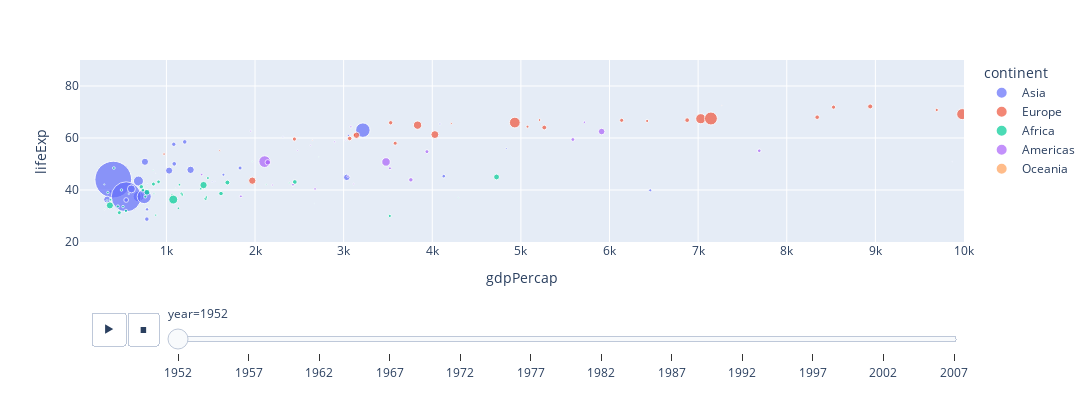

The cell this chart's notebook holds for it:
### Code cell
import plotly.io as pio
fig = px.scatter(data_df,
                x = 'gdpPercap',
                y = 'lifeExp',
                color = 'continent',
                size = 'pop', size_max = 40,hover_name ='country',
                animation_frame='year',animation_group='country',
                range_x=[25,10000],range_y=[20,90],
                height = 400,
                width = 1200)
fig.show()

### Figure 1 — Plotly figure (JSON) as saved in the notebook; plotly's stock layout.template omitted (floating-point values rounded to 4 significant figures)
{"data": [{"hovertemplate": "<b>%{hovertext}</b><br><br>continent=Asia<br>year=1952<br>gdpPercap=%{x}<br>lifeExp=%{y}<br>pop=%{marker.size}<extra></extra>", "hovertext": ["Afghanistan", "Bahrain", "Bangladesh", "Cambodia", "China", "Hong Kong, China", "India", "Indonesia", "Iran", "Iraq", "Israel", "Japan", "Jordan", "Korea, Dem. Rep.", "Korea, Rep.", "Kuwait", "Lebanon", "Malaysia", "Mongolia", "Myanmar", "Nepal", "Oman", "Pakistan", "Philippines", "Saudi Arabia", "Singapore", "Sri Lanka", "Syria", "Taiwan", "Thailand", "Vietnam", "West Bank and Gaza", "Yemen, Rep."], "ids": ["Afghanistan", "Bahrain", "Bangladesh", "Cambodia", "China", "Hong Kong, China", "India", "Indonesia", "Iran", "Iraq", "Israel", "Japan", "Jordan", "Korea, Dem. Rep.", "Korea, Rep.", "Kuwait", "Lebanon", "Malaysia", "Mongolia", "Myanmar", "Nepal", "Oman", "Pakistan", "Philippines", "Saudi Arabia", "Singapore", "Sri Lanka", "Syria", "Taiwan", "Thailand", "Vietnam", "West Bank and Gaza", "Yemen, Rep."], "legendgroup": "Asia", "marker": {"color": "#636efa", "size": [8425333, 120447, 46886859, 4693836, 556263527, 2125900, 372000000, 82052000, 17272000, 5441766, 1620914, 86459025, 607914, 8865488, 20947571, 160000, 1439529, 6748378, 800663, 20092996, 9182536, 507833, 41346560, 22438691, 4005677, 1127000, 7982342, 3661549, 8550362, 21289402, 26246839, 1030585, 4963829], "sizemode": "area", "sizeref": 824200.0, "symbol": "circle"}, "mode": "markers", "name": "Asia", "orientation": "v", "showlegend": true, "type": "scatter", "x": [779.4, 9867.0, 684.2, 368.5, 400.4, 3054.0, 546.6, 749.7, 3035.0, 4130.0, 4087.0, 3217.0, 1547.0, 1088.0, 1031.0, 108400.0, 4835.0, 1831.0, 786.6, 331, 545.9, 1828.0, 684.6, 1273.0, 6460.0, 2315.0, 1084.0, 1643.0, 1207.0, 757.8, 605.1, 1516.0, 781.7], "xaxis": "x", "y": [28.8, 50.94, 37.48, 39.42, 44, 60.96, 37.37, 37.47, 44.87, 45.32, 65.39, 63.03, 43.16, 50.06, 47.45, 55.56, 55.93, 48.46, 42.24, 36.32, 36.16, 37.58, 43.44, 47.75, 39.88, 60.4, 57.59, 45.88, 58.5, 50.85, 40.41, 43.16, 32.55], "yaxis": "y"}, {"hovertemplate": "<b>%{hovertext}</b><br><br>continent=Europe<br>year=1952<br>gdpPercap=%{x}<br>lifeExp=%{y}<br>pop=%{marker.size}<extra></extra>", "hovertext": ["Albania", "Austria", "Belgium", "Bosnia and Herzegovina", "Bulgaria", "Croatia", "Czech Republic", "Denmark", "Finland", "France", "Germany", "Greece", "Hungary", "Iceland", "Ireland", "Italy", "Montenegro", "Netherlands", "Norway", "Poland", "Portugal", "Romania", "Serbia", "Slovak Republic", "Slovenia", "Spain", "Sweden", "Switzerland", "Turkey", "United Kingdom"], "ids": ["Albania", "Austria", "Belgium", "Bosnia and Herzegovina", "Bulgaria", "Croatia", "Czech Republic", "Denmark", "Finland", "France", "Germany", "Greece", "Hungary", "Iceland", "Ireland", "Italy", "Montenegro", "Netherlands", "Norway", "Poland", "Portugal", "Romania", "Serbia", "Slovak Republic", "Slovenia", "Spain", "Sweden", "Switzerland", "Turkey", "United Kingdom"], "legendgroup": "Europe", "marker": {"color": "#EF553B", "size": [1282697, 6927772, 8730405, 2791000, 7274900, 3882229, 9125183, 4334000, 4090500, 42459667, 69145952, 7733250, 9504000, 147962, 2952156, 47666000, 413834, 10381988, 3327728, 25730551, 8526050, 16630000, 6860147, 3558137, 1489518, 28549870, 7124673, 4815000, 22235677, 50430000], "sizemode": "area", "sizeref": 824200.0, "symbol": "circle"}, "mode": "markers", "name": "Europe", "orientation": "v", "showlegend": true, "type": "scatter", "x": [1601.0, 6137.0, 8343.0, 973.5, 2444.0, 3119.0, 6876.0, 9692.0, 6425.0, 7030.0, 7144.0, 3531.0, 5264.0, 7268.0, 5210.0, 4931.0, 2648.0, 8942.0, 10100.0, 4029.0, 3068.0, 3145.0, 3581.0, 5075.0, 4215.0, 3834.0, 8528.0, 14730.0, 1969.0, 9980.0], "xaxis": "x", "y": [55.23, 66.8, 68, 53.82, 59.6, 61.21, 66.87, 70.78, 66.55, 67.41, 67.5, 65.86, 64.03, 72.49, 66.91, 65.94, 59.16, 72.13, 72.67, 61.31, 59.82, 61.05, 58.0, 64.36, 65.57, 64.94, 71.86, 69.62, 43.59, 69.18], "yaxis": "y"}, {"hovertemplate": "<b>%{hovertext}</b><br><br>continent=Africa<br>year=1952<br>gdpPercap=%{x}<br>lifeExp=%{y}<br>pop=%{marker.size}<extra></extra>", "hovertext": ["Algeria", "Angola", "Benin", "Botswana", "Burkina Faso", "Burundi", "Cameroon", "Central African Republic", "Chad", "Comoros", "Congo, Dem. Rep.", "Congo, Rep.", "Cote d'Ivoire", "Djibouti", "Egypt", "Equatorial Guinea", "Eritrea", "Ethiopia", "Gabon", "Gambia", "Ghana", "Guinea", "Guinea-Bissau", "Kenya", "Lesotho", "Liberia", "Libya", "Madagascar", "Malawi", "Mali", "Mauritania", "Mauritius", "Morocco", "Mozambique", "Namibia", "Niger", "Nigeria", "Reunion", "Rwanda", "Sao Tome and Principe", "Senegal", "Sierra Leone", "Somalia", "South Africa", "Sudan", "Swaziland", "Tanzania", "Togo", "Tunisia", "Uganda", "Zambia", "Zimbabwe"], "ids": ["Algeria", "Angola", "Benin", "Botswana", "Burkina Faso", "Burundi", "Cameroon", "Central African Republic", "Chad", "Comoros", "Congo, Dem. Rep.", "Congo, Rep.", "Cote d'Ivoire", "Djibouti", "Egypt", "Equatorial Guinea", "Eritrea", "Ethiopia", "Gabon", "Gambia", "Ghana", "Guinea", "Guinea-Bissau", "Kenya", "Lesotho", "Liberia", "Libya", "Madagascar", "Malawi", "Mali", "Mauritania", "Mauritius", "Morocco", "Mozambique", "Namibia", "Niger", "Nigeria", "Reunion", "Rwanda", "Sao Tome and Principe", "Senegal", "Sierra Leone", "Somalia", "South Africa", "Sudan", "Swaziland", "Tanzania", "Togo", "Tunisia", "Uganda", "Zambia", "Zimbabwe"], "legendgroup": "Africa", "marker": {"color": "#00cc96", "size": [9279525, 4232095, 1738315, 442308, 4469979, 2445618, 5009067, 1291695, 2682462, 153936, 14100005, 854885, 2977019, 63149, 22223309, 216964, 1438760, 20860941, 420702, 284320, 5581001, 2664249, 580653, 6464046, 748747, 863308, 1019729, 4762912, 2917802, 3838168, 1022556, 516556, 9939217, 6446316, 485831, 3379468, 33119096, 257700, 2534927, 60011, 2755589, 2143249, 2526994, 14264935, 8504667, 290243, 8322925, 1219113, 3647735, 5824797, 2672000, 3080907], "sizemode": "area", "sizeref": 824200.0, "symbol": "circle"}, "mode": "markers", "name": "Africa", "orientation": "v", "showlegend": true, "type": "scatter", "x": [2449.0, 3521.0, 1063.0, 851.2, 543.3, 339.3, 1173.0, 1071.0, 1179.0, 1103.0, 780.5, 2126.0, 1389.0, 2670.0, 1419.0, 375.6, 328.9, 362.1, 4293.0, 485.2, 911.3, 510.2, 299.9, 853.5, 298.8, 575.6, 2388.0, 1443.0, 369.2, 452.3, 743.1, 1968.0, 1688.0, 468.5, 2424.0, 761.9, 1077.0, 2719.0, 493.3, 879.6, 1450.0, 879.8, 1136.0, 4725.0, 1616.0, 1148.0, 716.7, 859.8, 1468.0, 734.8, 1147.0, 406.9], "xaxis": "x", "y": [43.08, 30.02, 38.22, 47.62, 31.98, 39.03, 38.52, 35.46, 38.09, 40.72, 39.14, 42.11, 40.48, 34.81, 41.89, 34.48, 35.93, 34.08, 37.0, 30, 43.15, 33.61, 32.5, 42.27, 42.14, 38.48, 42.72, 36.68, 36.26, 33.69, 40.54, 50.99, 42.87, 31.29, 41.73, 37.44, 36.32, 52.72, 40, 46.47, 37.28, 30.33, 32.98, 45.01, 38.63, 41.41, 41.22, 38.6, 44.6, 39.98, 42.04, 48.45], "yaxis": "y"}, {"hovertemplate": "<b>%{hovertext}</b><br><br>continent=Americas<br>year=1952<br>gdpPercap=%{x}<br>lifeExp=%{y}<br>pop=%{marker.size}<extra></extra>", "hovertext": ["Argentina", "Bolivia", "Brazil", "Canada", "Chile", "Colombia", "Costa Rica", "Cuba", "Dominican Republic", "Ecuador", "El Salvador", "Guatemala", "Haiti", "Honduras", "Jamaica", "Mexico", "Nicaragua", "Panama", "Paraguay", "Peru", "Puerto Rico", "Trinidad and Tobago", "United States", "Uruguay", "Venezuela"], "ids": ["Argentina", "Bolivia", "Brazil", "Canada", "Chile", "Colombia", "Costa Rica", "Cuba", "Dominican Republic", "Ecuador", "El Salvador", "Guatemala", "Haiti", "Honduras", "Jamaica", "Mexico", "Nicaragua", "Panama", "Paraguay", "Peru", "Puerto Rico", "Trinidad and Tobago", "United States", "Uruguay", "Venezuela"], "legendgroup": "Americas", "marker": {"color": "#ab63fa", "size": [17876956, 2883315, 56602560, 14785584, 6377619, 12350771, 926317, 6007797, 2491346, 3548753, 2042865, 3146381, 3201488, 1517453, 1426095, 30144317, 1165790, 940080, 1555876, 8025700, 2227000, 662850, 157553000, 2252965, 5439568], "sizemode": "area", "sizeref": 824200.0, "symbol": "circle"}, "mode": "markers", "name": "Americas", "orientation": "v", "showlegend": true, "type": "scatter", "x": [5911.0, 2677.0, 2109.0, 11370.0, 3940.0, 2144.0, 2627.0, 5587.0, 1398.0, 3522.0, 3048.0, 2428.0, 1840.0, 2195.0, 2899.0, 3478.0, 3112.0, 2480.0, 1952.0, 3759.0, 3082.0, 3023.0, 13990.0, 5717.0, 7690.0], "xaxis": "x", "y": [62.48, 40.41, 50.92, 68.75, 54.74, 50.64, 57.21, 59.42, 45.93, 48.36, 45.26, 42.02, 37.58, 41.91, 58.53, 50.79, 42.31, 55.19, 62.65, 43.9, 64.28, 59.1, 68.44, 66.07, 55.09], "yaxis": "y"}, {"hovertemplate": "<b>%{hovertext}</b><br><br>continent=Oceania<br>year=1952<br>gdpPercap=%{x}<br>lifeExp=%{y}<br>pop=%{marker.size}<extra></extra>", "hovertext": ["Australia", "New Zealand"], "ids": ["Australia", "New Zealand"], "legendgroup": "Oceania", "marker": {"color": "#FFA15A", "size": [8691212, 1994794], "sizemode": "area", "sizeref": 824200.0, "symbol": "circle"}, "mode": "markers", "name": "Oceania", "orientation": "v", "showlegend": true, "type": "scatter", "x": [10040.0, 10560.0], "xaxis": "x", "y": [69.12, 69.39], "yaxis": "y"}], "layout": {"height": 400, "legend": {"itemsizing": "constant", "title": {"text": "continent"}, "tracegroupgap": 0}, "margin": {"t": 60}, "sliders": [{"active": 0, "currentvalue": {"prefix": "year="}, "len": 0.9, "pad": {"b": 10, "t": 60}, "steps": [{"args": [["1952"], {"frame": {"duration": 0, "redraw": false}, "fromcurrent": true, "mode": "immediate", "transition": {"duration": 0, "easing": "linear"}}], "label": "1952", "method": "animate"}, {"args": [["1957"], {"frame": {"duration": 0, "redraw": false}, "fromcurrent": true, "mode": "immediate", "transition": {"duration": 0, "easing": "linear"}}], "label": "1957", "method": "animate"}, {"args": [["1962"], {"frame": {"duration": 0, "redraw": false}, "fromcurrent": true, "mode": "immediate", "transition": {"duration": 0, "easing": "linear"}}], "label": "1962", "method": "animate"}, {"args": [["1967"], {"frame": {"duration": 0, "redraw": false}, "fromcurrent": true, "mode": "immediate", "transition": {"duration": 0, "easing": "linear"}}], "label": "1967", "method": "animate"}, {"args": [["1972"], {"frame": {"duration": 0, "redraw": false}, "fromcurrent": true, "mode": "immediate", "transition": {"duration": 0, "easing": "linear"}}], "label": "1972", "method": "animate"}, {"args": [["1977"], {"frame": {"duration": 0, "redraw": false}, "fromcurrent": true, "mode": "immediate", "transition": {"duration": 0, "easing": "linear"}}], "label": "1977", "method": "animate"}, {"args": [["1982"], {"frame": {"duration": 0, "redraw": false}, "fromcurrent": true, "mode": "immediate", "transition": {"duration": 0, "easing": "linear"}}], "label": "1982", "method": "animate"}, {"args": [["1987"], {"frame": {"duration": 0, "redraw": false}, "fromcurrent": true, "mode": "immediate", "transition": {"duration": 0, "easing": "linear"}}], "label": "1987", "method": "animate"}, {"args": [["1992"], {"frame": {"duration": 0, "redraw": false}, "fromcurrent": true, "mode": "immediate", "transition": {"duration": 0, "easing": "linear"}}], "label": "1992", "method": "animate"}, {"args": [["1997"], {"frame": {"duration": 0, "redraw": false}, "fromcurrent": true, "mode": "immediate", "transition": {"duration": 0, "easing": "linear"}}], "label": "1997", "method": "animate"}, {"args": [["2002"], {"frame": {"duration": 0, "redraw": false}, "fromcurrent": true, "mode": "immediate", "transition": {"duration": 0, "easing": "linear"}}], "label": "2002", "method": "animate"}, {"args": [["2007"], {"frame": {"duration": 0, "redraw": false}, "fromcurrent": true, "mode": "immediate", "transition": {"duration": 0, "easing": "linear"}}], "label": "2007", "method": "animate"}], "x": 0.1, "xanchor": "left", "y": 0, "yanchor": "top"}], "updatemenus": [{"buttons": [{"args": [null, {"frame": {"duration": 500, "redraw": false}, "fromcurrent": true, "mode": "immediate", "transition": {"duration": 500, "easing": "linear"}}], "label": "&#9654;", "method": "animate"}, {"args": [[null], {"frame": {"duration": 0, "redraw": false}, "fromcurrent": true, "mode": "immediate", "transition": {"duration": 0, "easing": "linear"}}], "label": "&#9724;", "method": "animate"}], "direction": "left", "pad": {"r": 10, "t": 70}, "showactive": false, "type": "buttons", "x": 0.1, "xanchor": "right", "y": 0, "yanchor": "top"}], "width": 1200, "xaxis": {"anchor": "y", "domain": [0, 1], "range": [25, 10000], "title": {"text": "gdpPercap"}}, "yaxis": {"anchor": "x", "domain": [0, 1], "range": [20, 90], "title": {"text": "lifeExp"}}}}
